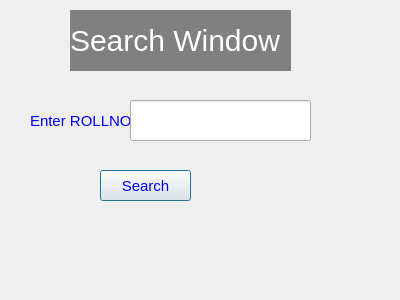
<?xml version="1.0" encoding="UTF-8"?>
<ui version="4.0">
 <class>findBox</class>
 <widget class="QDialog" name="findBox">
  <property name="geometry">
   <rect>
    <x>0</x>
    <y>0</y>
    <width>400</width>
    <height>300</height>
   </rect>
  </property>
  <property name="windowTitle">
   <string>Dialog</string>
  </property>
  <widget class="QLabel" name="label">
   <property name="geometry">
    <rect>
     <x>70</x>
     <y>10</y>
     <width>221</width>
     <height>61</height>
    </rect>
   </property>
   <property name="styleSheet">
    <string notr="true">QLabel{
background:light gray;
font-size:30px;
color:white;
}</string>
   </property>
   <property name="text">
    <string>Search Window</string>
   </property>
  </widget>
  <widget class="QLabel" name="label_2">
   <property name="geometry">
    <rect>
     <x>30</x>
     <y>110</y>
     <width>101</width>
     <height>21</height>
    </rect>
   </property>
   <property name="styleSheet">
    <string notr="true">QLabel{
font-size:15px;
color:blue;
}</string>
   </property>
   <property name="text">
    <string>Enter ROLLNO.</string>
   </property>
  </widget>
  <widget class="QLineEdit" name="lineEdit">
   <property name="geometry">
    <rect>
     <x>130</x>
     <y>100</y>
     <width>181</width>
     <height>41</height>
    </rect>
   </property>
   <property name="styleSheet">
    <string notr="true">QlineEdit{
font-size:15px;
}</string>
   </property>
  </widget>
  <widget class="QPushButton" name="pushButton">
   <property name="geometry">
    <rect>
     <x>100</x>
     <y>170</y>
     <width>91</width>
     <height>31</height>
    </rect>
   </property>
   <property name="styleSheet">
    <string notr="true">QPushButton{
font-size:15px;
color:blue;
}</string>
   </property>
   <property name="text">
    <string>Search</string>
   </property>
  </widget>
 </widget>
 <resources/>
 <connections/>
</ui>
